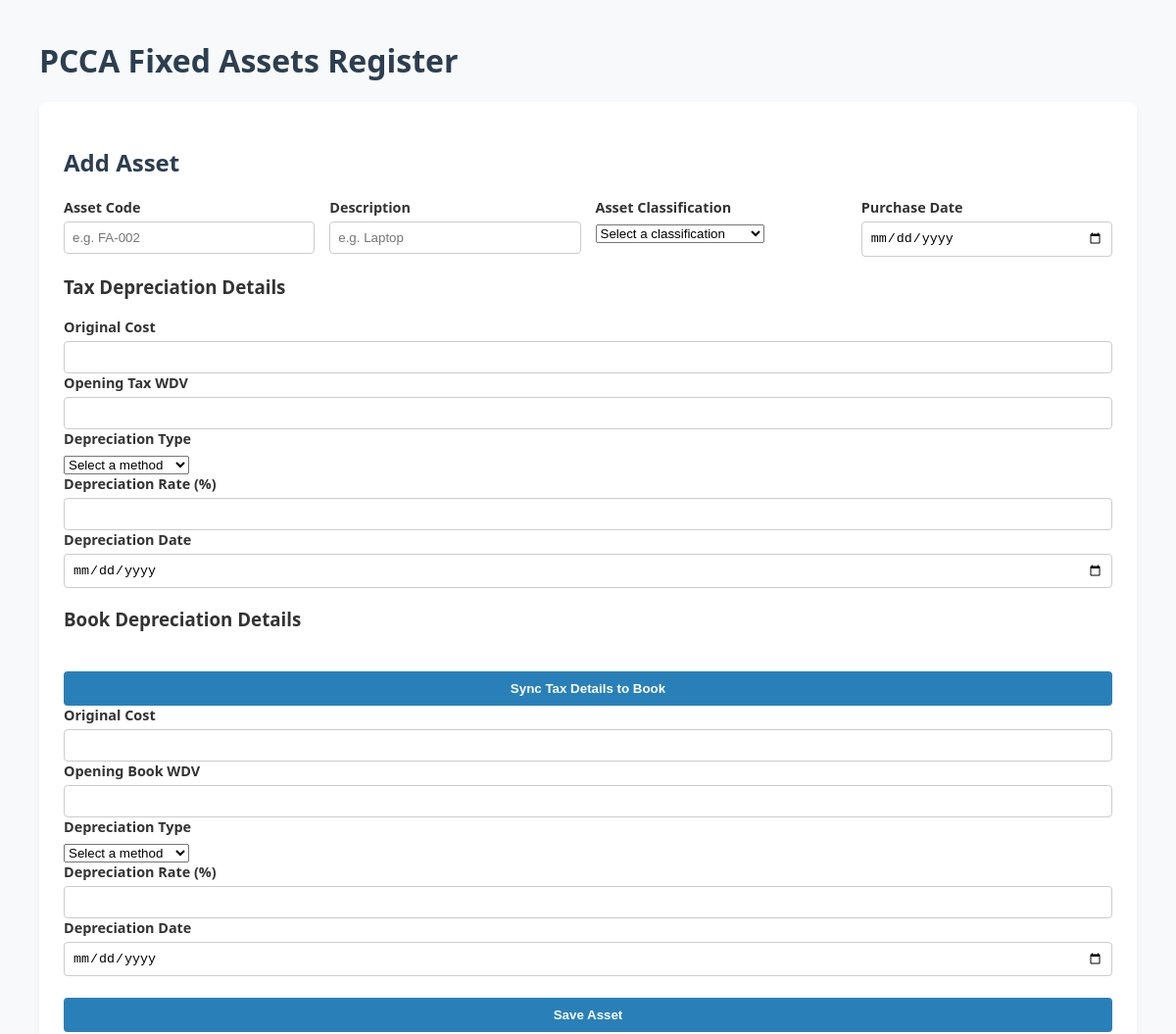
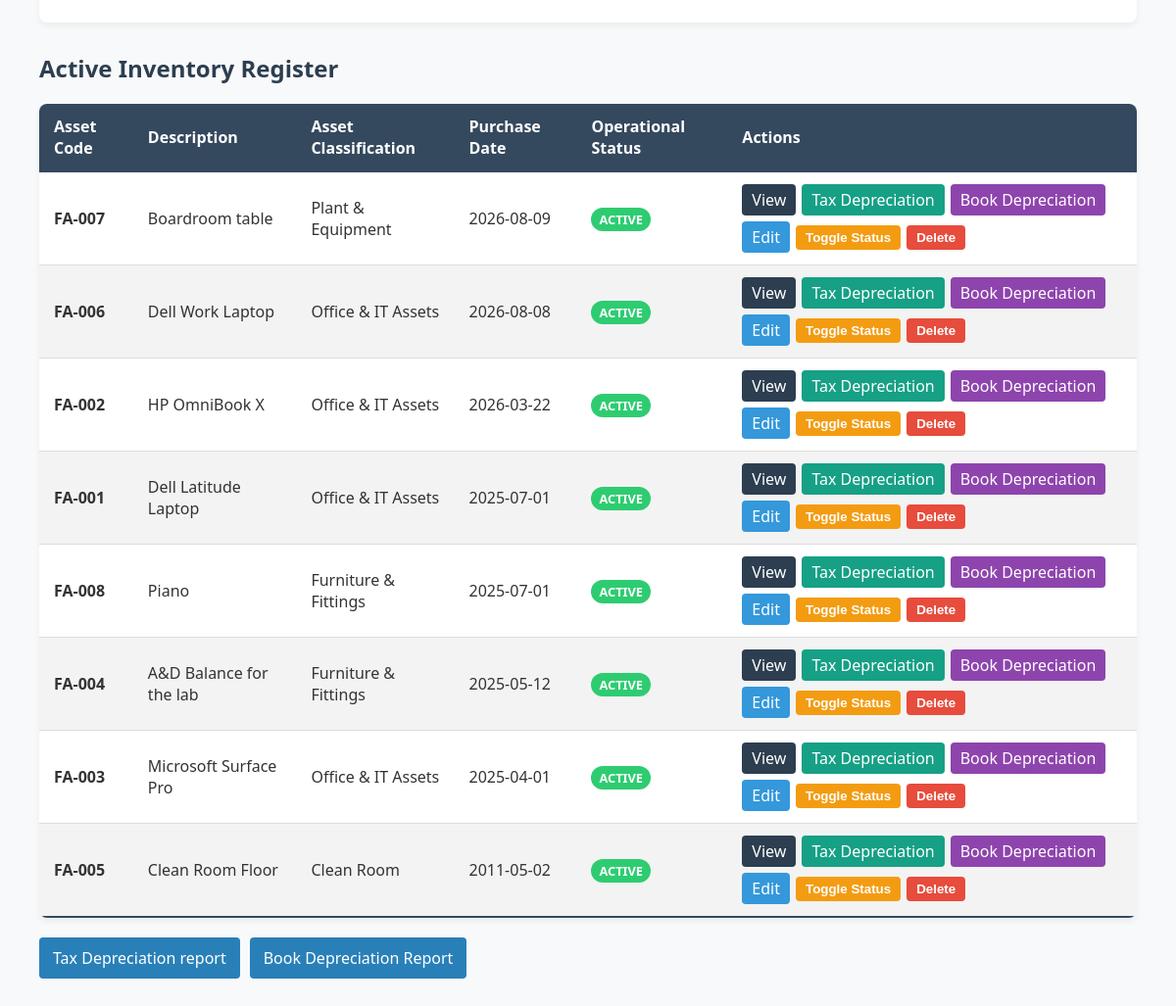
/dashboard, run on the app's committed database (2 pictures, top to bottom).
### models.py (models this page shows)
class Asset(Base):
    __tablename__ = "assets"
    id = Column(Integer, primary_key=True)
    asset_code = Column(String(50), unique=True, nullable=False)
    description = Column(String(255), nullable=False)
    asset_classification = Column(String(100), nullable=False)
    purchase_date = Column(Date, nullable=False)
    depreciation_method = Column(String(10), default="SL")
    status = Column(String(20), default="ACTIVE")
    tax_original_cost = Column(Numeric(12, 2), nullable=False)
    opening_tax_wdv = Column(Numeric(12, 2), nullable=False)
    tax_depreciation_type = Column(String(30), nullable=False)
    tax_depreciation_rate = Column(Numeric(5, 2), nullable=False)
    tax_depreciation_date = Column(Date, nullable=False)
    book_original_cost = Column(Numeric(12, 2), nullable=False)
    opening_book_wdv = Column(Numeric(12, 2), nullable=False)
    book_depreciation_type = Column(String(30), nullable=False)
    book_depreciation_rate = Column(Numeric(5, 2), nullable=False)
    book_depreciation_date = Column(Date, nullable=False)

### routes/assets.py (the view, shortened to what this page needs)
@assets_bp.route('/dashboard', methods=['GET', 'POST'])
def dashboard():
    db = SessionLocal()
    try:
        all_assets = db.query(Asset).order_by(Asset.purchase_date.desc()).all()
        return render_template('dashboard.html', assets=all_assets)
    except Exception as e:
        db.rollback()
        flash(f'Database Operation Error: {str(e)}', 'danger')
        return render_template('dashboard.html', assets=[])
    finally:
        db.close()

### templates/dashboard.html (shortened to what this page needs)
<!DOCTYPE html>
<html lang="en">
<head>
</head>
<body>
<div class="container">
    <h1>PCCA Fixed Assets Register</h1>
    <div class="form-card">
        <h2>Add Asset</h2>
        <form method="POST" action="/dashboard">
            <div class="form-grid">
                <div>
                    <label for="asset_code">Asset Code</label>
                    <input type="text" id="asset_code" name="asset_code" placeholder="e.g. FA-002" required>
                </div>
                <div>
                    <label for="description">Description</label>
                    <input type="text" id="description" name="description" placeholder="e.g. Laptop" required>
                </div>
                <div>
                    <label for="asset_classification">Asset Classification</label>
                    <select id="asset_classification" name="asset_classification" required>
                        <option value="" selected disabled>Select a classification</option>
                    </select>
                </div>
                <div>
                    <label for="purchase_date">Purchase Date</label>
                    <input type="date" id="purchase_date" name="purchase_date" required>
                </div>
            </div>
        <h3>Tax Depreciation Details</h3>
    <div>
        <label for="tax_original_cost">Original Cost</label>
        <input
            type="number"
            id="tax_original_cost"
            name="tax_original_cost"
            step="0.01"
            min="0"
            required
        >
    </div>
    <div>
        <label for="opening_tax_wdv">Opening Tax WDV</label>
        <input
            type="number"
            id="opening_tax_wdv"
            name="opening_tax_wdv"
            step="0.01"
            min="0"
            required
        >
    </div>
    <div>
        <label for="tax_depreciation_type">Depreciation Type</label>
        <select id="tax_depreciation_type" name="tax_depreciation_type" required>
            <option value="" selected disabled>Select a method</option>
        </select>
    </div>
    <div>
        <label for="tax_depreciation_rate">Depreciation Rate (%)</label>
        <input
            type="number"
            id="tax_depreciation_rate"
            name="tax_depreciation_rate"
            step="0.01"
            min="0"
            max="100"
            required
        >
    </div>
    <div>
        <label for="tax_depreciation_date">Depreciation Date</label>
        <input
            type="date"
            id="tax_depreciation_date"
            name="tax_depreciation_date"
            required
        >
    </div>
    <h3>Book Depreciation Details</h3>
    <button type="button" id="sync-tax-to-book">
        Sync Tax Details to Book
    </button>
    <div>
        <label for="book_original_cost">Original Cost</label>
        <input
            type="number"
            id="book_original_cost"
            name="book_original_cost"
            step="0.01"
            min="0"
            required
        >
    </div>
    <div>
        <label for="opening_book_wdv">Opening Book WDV</label>
        <input
            type="number"
            id="opening_book_wdv"
            name="opening_book_wdv"
            step="0.01"
            min="0"
            required
        >
    </div>
    <div>
        <label for="book_depreciation_type">Depreciation Type</label>
        <select id="book_depreciation_type" name="book_depreciation_type" required>
            <option value="" selected disabled>Select a method</option>
        </select>
    </div>
    <div>
        <label for="book_depreciation_rate">Depreciation Rate (%)</label>
        <input
            type="number"
            id="book_depreciation_rate"
            name="book_depreciation_rate"
            step="0.01"
            min="0"
            max="100"
            required
        >
    </div>
    <div>
        <label for="book_depreciation_date">Depreciation Date</label>
        <input
            type="date"
            id="book_depreciation_date"
            name="book_depreciation_date"
            required
        >
    </div>
    <div>
        <button type="submit">Save Asset</button>
    </div>
        </form>
    </div>
    <h2>Active Inventory Register</h2>
    <table>
        <thead>
            <tr>
                <th>Asset Code</th>
                <th>Description</th>
                <th>Asset Classification</th>
                <th>Purchase Date</th>
                <th>Operational Status</th>
                <th>Actions</th>
            </tr>
        </thead>
        <tbody>
            {% for asset in assets %}
            <tr>
                <td><strong>{{ asset.asset_code }}</strong></td>
                <td>{{ asset.description }}</td>
                <td>{{ asset.asset_classification or '' }}</td>
                <td>{{ asset.purchase_date.strftime('%Y-%m-%d') if asset.purchase_date else '' }}</td>
                <td>
                    <span class="status-badge {% if asset.status == 'DISPOSED' %}disposed{% endif %}">
                        {{ asset.status if asset.status else 'ACTIVE' }}
                    </span>
                </td>
                <td class="action-buttons">
                    <a
                        href="{{ url_for('assets.view_asset', asset_id=asset.id) }}"
                        style="background-color: #2c3e50;"
                    >
                        View
                    </a>
                    <a
                        href="{{ url_for('depreciation.tax_depreciation', asset_id=asset.id) }}"
                        style="background-color: #16a085;"
                    >
                        Tax Depreciation
                    </a>
                    <a
                        href="{{ url_for('depreciation.book_depreciation', asset_id=asset.id) }}"
                        style="background-color: #8e44ad;"
                    >
                        Book Depreciation
                    </a>
                    <a
                        href="{{ url_for('assets.edit_asset', asset_id=asset.id) }}"
                        style="background-color: #3498db;"
                    >
                        Edit
                    </a>
                    <form action="{{ url_for('assets.toggle_asset_status', asset_id=asset.id) }}" method="POST">
                        <button type="submit" class="btn btn-toggle" style="background-color: #f39c12; color: white; border: none; border-radius: 4px; cursor: pointer; font-weight: bold;">Toggle Status</button>
                    </form>
                    <form action="{{ url_for('assets.delete_asset', asset_id=asset.id) }}" method="POST" onsubmit="return confirm('Are you sure you want to delete this asset?');">
                        <button type="submit" class="btn btn-delete" style="background-color: #e74c3c; color: white; border: none; border-radius: 4px; cursor: pointer; font-weight: bold;">Delete</button>
                    </form>
                </td>
            </tr>
            {% else %}
            <tr>
                <td colspan="6" style="text-align: center; color: #7f8c8d;">No assets currently recorded in the system. Use the form above to add an item.</td>
            </tr>
            {% endfor %}
        </tbody>
    </table>
    <div class="report-buttons">
        <a href="{{ url_for(
            'depreciation.all_active_depreciation',
            depreciation_type='tax'
        ) }}">
            Tax Depreciation report
        </a>
        <a href="{{ url_for(
            'depreciation.all_active_depreciation',
            depreciation_type='book'
        ) }}">
            Book Depreciation Report
        </a>
    </div>
</div>
</body>
</html>

### templates/dashboard.html (style rules this page uses)
body { font-family: 'Segoe UI', Tahoma, Geneva, Verdana, sans-serif; margin: 40px; background-color: #f8f9fa; color: #333; }
h1, h2 { color: #2c3e50; }
.container { max-width: 1200px; margin: 0 auto; }
.form-card { background: white; padding: 25px; border-radius: 8px; box-shadow: 0 4px 6px rgba(0,0,0,0.05); margin-bottom: 30px; }
.form-grid { display: grid; grid-template-columns: repeat(auto-fit, minmax(200px, 1fr)); gap: 15px; margin-bottom: 15px; }
label { display: block; margin-bottom: 5px; font-weight: 600; font-size: 0.9rem; }
input { width: 100%; padding: 8px; border: 1px solid #ccc; border-radius: 4px; box-sizing: border-box; }
button { background-color: #2980b9; color: white; border: none; padding: 10px 20px; border-radius: 4px; cursor: pointer; font-weight: bold; width: 100%; margin-top: 22px; }
table { width: 100%; border-collapse: collapse; background: white; border-radius: 8px; overflow: hidden; box-shadow: 0 4px 6px rgba(0,0,0,0.05); }
th, td { padding: 12px 15px; text-align: left; }
th { background-color: #34495e; color: white; font-weight: 600; }
tr { border-bottom: 1px solid #dddddd; }
tr:nth-of-type(even) { background-color: #f3f3f3; }
tr:last-of-type { border-bottom: 2px solid #34495e; }
.status-badge { background-color: #2ecc71; color: white; padding: 3px 8px; border-radius: 12px; font-size: 0.8rem; font-weight: bold; }
.action-buttons { display: flex; flex-wrap: wrap; align-items: center; gap: 6px; }
.action-buttons a, .action-buttons form { margin: 0; }
.action-buttons a { display: inline-block; padding: 5px 10px; border-radius: 4px; color: white; text-decoration: none; white-space: nowrap; }
.action-buttons button { width: auto; margin: 0; padding: 5px 10px; }
.report-buttons { display: flex; flex-wrap: wrap; gap: 10px; margin: 20px 0; }
.report-buttons a { display: inline-block; background-color: #2980b9; color: white; padding: 10px 14px; border-radius: 4px; text-decoration: none; }

### data on the page
Asset: asset_code "FA-007", description "Boardroom table", asset_classification "Plant & Equipment", purchase_date "2026-08-09", status "ACTIVE"
Asset: asset_code "FA-006", description "Dell Work Laptop", asset_classification "Office & IT Assets", purchase_date "2026-08-08", status "ACTIVE"
Asset: asset_code "FA-002", description "HP OmniBook X", asset_classification "Office & IT Assets", purchase_date "2026-03-22", status "ACTIVE"
Asset: asset_code "FA-001", description "Dell Latitude Laptop", asset_classification "Office & IT Assets", purchase_date "2025-07-01", status "ACTIVE"
Asset: asset_code "FA-008", description "Piano", asset_classification "Furniture & Fittings", purchase_date "2025-07-01", status "ACTIVE"
Asset: asset_code "FA-004", description "A&D Balance for the lab", asset_classification "Furniture & Fittings", purchase_date "2025-05-12", status "ACTIVE"
Asset: asset_code "FA-003", description "Microsoft Surface Pro", asset_classification "Office & IT Assets", purchase_date "2025-04-01", status "ACTIVE"
Asset: asset_code "FA-005", description "Clean Room Floor", asset_classification "Clean Room", purchase_date "2011-05-02", status "ACTIVE"
